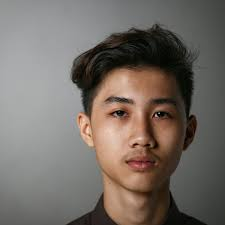
#> input picture foundationfit-backend/test_images/download (1).jpg, 225 x 225 px
$ python -i foundation_processor.py   (imports and definitions only)
#> lines starting #> are read from the running program, lines starting #| are printed output that depends on the picture
#> in extract_neck_color, image is the input picture: shape (225, 225, 3); mean B, G, R 101.4, 108, 116.4
import cv2
import numpy as np
from sklearn.metrics.pairwise import cosine_similarity
from scipy.spatial.distance import euclidean, cityblock
import mediapipe as mp

# Dataset warna foundation
color_samples = {
    # Dataset Wardah
    "Light Ivory 22N Wardah Colorfit Matte Foundation": np.array([233, 194, 163]),
    "Freebies Warm Ivory Wardah Colorfit Matte Foundation": np.array([250, 244, 244]),
    "Pink Fair C11 Wardah Colorfit Matte Foundation": np.array([233, 195, 182]),
    "Warm Ivory 23W Wardah Colorfit Matte Foundation": np.array([230, 185, 146]),
    "Beige 32N Wardah Colorfit Matte Foundation": np.array([216, 165, 138]),
    "Olive Beige 33W Wardah Colorfit Matte Foundation": np.array([222, 157, 101]),
    "Golden Sand 43W Wardah Colorfit Matte Foundation": np.array([228, 152, 94]),
    "Neutral Sand 42N Wardah Colorfit Matte Foundation": np.array([224, 170, 134]),
    "Almond 52N Wardah Colorfit Matte Foundation": np.array([190, 120, 95]),

    # Dataset Loreal
    "Ivory (020) INFALLIBLE 24h Fresh Wear": np.array([249, 212, 185]),
    "Vanilla (120) INFALLIBLE 24h Fresh Wear": np.array([233, 190, 155]),
    "Natural Rose (125) INFALLIBLE 24h Fresh Wear": np.array([232, 192, 157]),
    "True Beige (130) INFALLIBLE 24h Fresh Wear": np.array([230, 199, 170]),
    "Golden Beige (140) INFALLIBLE 24h Fresh Wear": np.array([222, 178, 141]),
    "Radiant Beige (150) INFALLIBLE 24h Fresh Wear": np.array([215, 169, 135]),
    "Golden Sand (200) INFALLIBLE 24h Fresh Wear": np.array([231, 185, 149]),
    "Radiant Sand (250) INFALLIBLE 24h Fresh Wear": np.array([218, 167, 124]),

    # Dataset Revlon
    "Ivory (110) ColorStay Full Cover Foundation": np.array([255, 219, 197]),
    "Buff (150) ColorStay Full Cover Foundation": np.array([244, 214, 180]),
    "Natural Ochre (175) ColorStay Full Cover Foundation": np.array([248, 206, 168]),
    "Nude (200) ColorStay Full Cover Foundation": np.array([244, 205, 174]),
    "Sand Beige (210) ColorStay Full Cover Foundation": np.array([236, 205, 176]),
    "Natural Beige (220) ColorStay Full Cover Foundation": np.array([236, 194, 156]),
    "Medium Beige (240) ColorStay Full Cover Foundation": np.array([229, 187, 145]),
    "Warm Golden (310) ColorStay Full Cover Foundation": np.array([233, 184, 143]),
    "True Beige (320) ColorStay Full Cover Foundation": np.array([228, 183, 142]),
    "Natural Tan (330) ColorStay Full Cover Foundation": np.array([222, 159, 116]),
    "Early Tan (390) ColorStay Full Cover Foundation": np.array([220, 165, 124]),
    "Caramel (425) ColorStay Full Cover Foundation": np.array([194, 138, 91]),
    "Toast (410) ColorStay Full Cover Foundation": np.array([209, 149, 95]),
    "Almond (405) ColorStay Full Cover Foundation": np.array([196, 132, 88]),
    "Mahogany (420) ColorStay Full Cover Foundation": np.array([148, 88, 54]),
}

def apply_unsharp_mask(image, sigma=1.0, strength=1.5):
    """Terapkan Unsharp Masking untuk meningkatkan ketajaman gambar."""
#> called with sigma = 1, strength = 1.5
    # Langkah 1: Blur gambar dengan GaussianBlur
    blurred = cv2.GaussianBlur(image, (5, 5), sigma)

    # Langkah 2: Kurangkan gambar blur dari gambar asli
    mask = cv2.subtract(image, blurred)
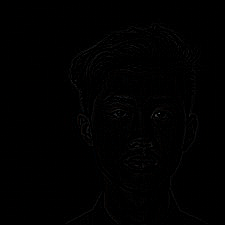
#> mask: shape (225, 225, 3); mean B, G, R 0.8, 0.8, 0.8

    # Langkah 3: Tambahkan mask ke gambar asli untuk meningkatkan ketajaman
    sharpened = cv2.addWeighted(image, 1 + strength, mask, -strength, 0)
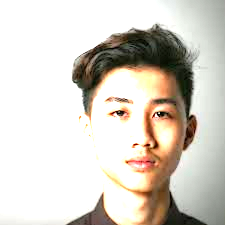
#> sharpened: shape (225, 225, 3); mean B, G, R 199.4, 208.8, 214.8

    return sharpened

def apply_clahe(image):
    """Terapkan CLAHE untuk memperbaiki pencahayaan gambar."""
    # Konversi gambar ke grayscale
    gray = cv2.cvtColor(image, cv2.COLOR_BGR2GRAY)
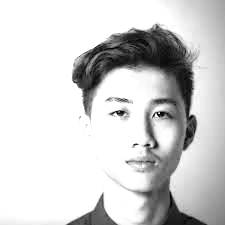
#> gray: shape (225, 225); min 1, max 255, mean 209.5

    # Inisialisasi CLAHE
    clahe = cv2.createCLAHE(clipLimit=2.0, tileGridSize=(8, 8))

    # Terapkan CLAHE
    clahe_img = clahe.apply(gray)
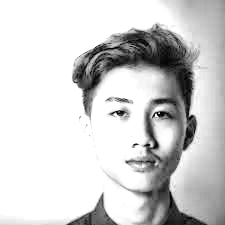
#> clahe_img: shape (225, 225); min 2, max 255, mean 208.5

    # Konversi kembali ke BGR
    clahe_img = cv2.cvtColor(clahe_img, cv2.COLOR_GRAY2BGR)
#> clahe_img: shape (225, 225, 3)

    return clahe_img

def extract_neck_color(image_path):
    """Ekstraksi rata-rata warna dari area leher pada wajah dalam gambar."""
    image = cv2.imread(image_path)
    if image is None:
        return None

    # Terapkan Unsharp Masking dan CLAHE untuk memperbaiki pencahayaan dan ketajaman gambar
    image = apply_unsharp_mask(image)
    image = apply_clahe(image)

#> (the run stopped early here; a loop or call above may not have finished)

$ run again, on foundationfit-backend/test_images/download (10).jpg
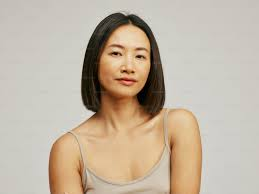
#> input picture foundationfit-backend/test_images/download (10).jpg, 259 x 194 px
#> in extract_neck_color, image is the input picture: shape (194, 259, 3); mean B, G, R 162.4, 180, 193.8
#> in apply_unsharp_mask, `mask = cv2.subtract(image, blurred)`:
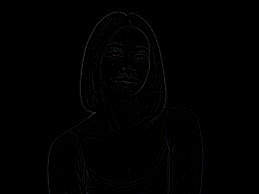
#> mask: shape (194, 259, 3); mean B, G, R 1, 1, 1
#> in apply_clahe, `gray = cv2.cvtColor(image, cv2.COLOR_BGR2GRAY)`:
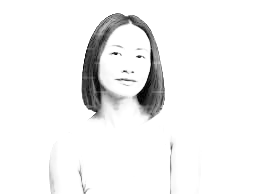
#> gray: shape (194, 259); min 0, max 255, mean 242.5
